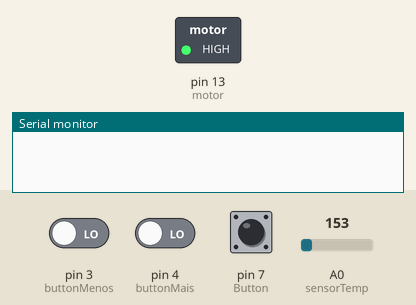
This sketch was run on a simulated Arduino Uno, built with avr-gcc and run on an emulated ATmega328P. Shown: switched loads named in the sketch (green lamp = pin HIGH), the last lines printed to the serial monitor. The test bench sets the inputs (shaded band); at power-on: pin 7 (Button) LOW, pin 3 (buttonMenos) LOW, pin 4 (buttonMais) LOW, A0 (sensorTemp) = 153.

Above: at 1.2 s.
1.3 s: pin 7 (Button) pulled HIGH for 1 s
At 3.0 s:
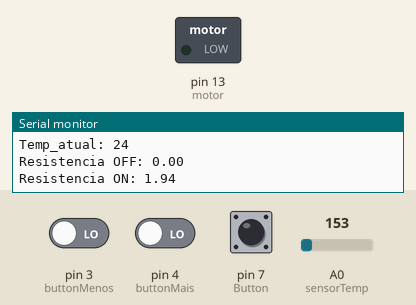
3.8 s: pin 7 (Button) pulled HIGH for 3.2 s
At 5.21 s:
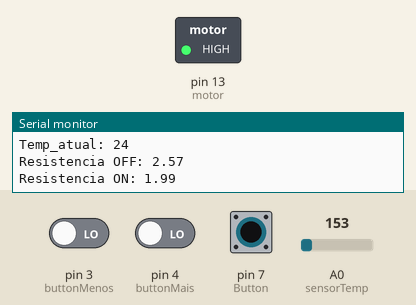
8.5 s: pin 7 (Button) pulled HIGH for 0.15 s
At 10.0 s:
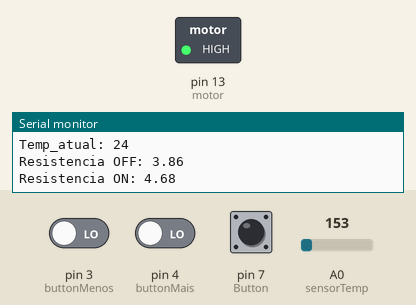
10.6 s: pin 3 (buttonMenos) driven HIGH and pin 4 (buttonMais) driven HIGH
At 11.7 s:
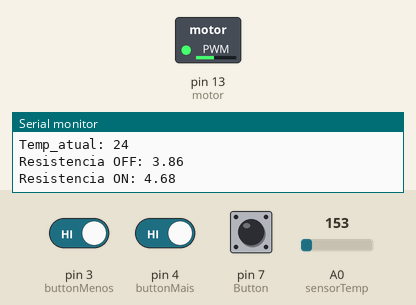
12.2 s: pin 3 (buttonMenos) driven LOW
At 13.3 s:
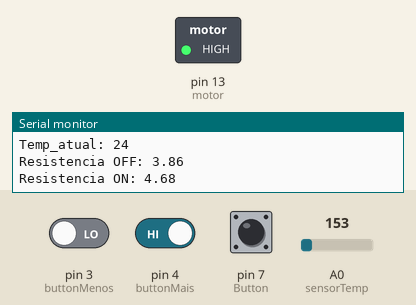
Timing chart, 0 to 14.7 s (numbered marks = the images above; inputs shaded):
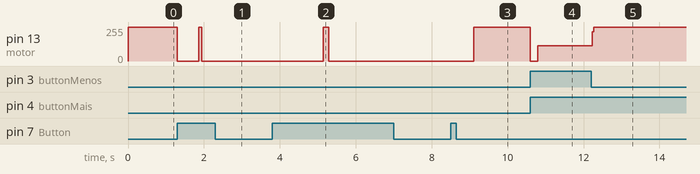

Measured:
- after the input at 1.3 s, pin 13 (motor): 255/255 → 0/255 at once, → 255/255 0.57 s later, → 0/255 0.07 s later
- after the input at 3.8 s, pin 13 (motor): 0/255 → 255/255 after 1.3 s, → 0/255 0.15 s later
- after the input at 8.5 s, pin 13 (motor): 0/255 → 255/255 after 0.61 s
- after the input at 10.6 s, pin 13 (motor): 255/255 → 0/255 at once, → 113/255 0.19 s later
- after the input at 12.2 s, pin 13 (motor): 113/255 → 255/255 at once

The sketch:

arduino-temp-control.ino
```cpp
#define Button 7
#define motor 13
#define sensorTemp 0
#define buttonMais 4
#define buttonMenos 3
#define sensorTemp A0

//////// GENERAL

int buttonState = 0;
int lastButtonState = 0;
int buttonPushCounter = 1;

float temperatura = 24;
float temp_atual = 0;
float temp_anterior = 0;

//////// TEMPO RESISTENCIA TOTAL

unsigned long startTime = 0;
unsigned long endTime = 0;
unsigned long tempoTotal = 0;
unsigned long Time = 0;

///////// BUTTON -
int buttonStateMenos = 0;

int buttonStatePrevious = LOW;                      // previousstate of the switch
unsigned long minButtonLongPressDuration = 1000;    // Time we wait before we see the press as a long press
unsigned long buttonLongPressMillis;                // Time in ms when we the button was pressed
bool buttonStateLongPress = false;                  // True if it is a long press
const int intervalButton = 100;                      // Time between two readings of the button state
unsigned long previousButtonMillis;                 // Timestamp of the latest reading
unsigned long buttonPressDuration;
unsigned long currentMillis;

///////// BUTTON +
int buttonStateMais = 0;

static const int buttonPin = 7;                         // switch pin
int buttonMaisStatePrevious = LOW;                      // previousstate of the switch
unsigned long minButtonMaisLongPressDuration = 1000;    // Time we wait before we see the press as a long press
unsigned long buttonMaisLongPressMillis;                // Time in ms when we the button was pressed
bool buttonMaisStateLongPress = false;                  // True if it is a long press
unsigned long previousMaisButtonMillis;                 // Timestamp of the latest reading
unsigned long buttonMaisPressDuration;  				//

///////// ESTADO RESISTENCIA

int motorState = 0;
int lastMotorState = 0;

//////////

unsigned long tempoInicio = 0;
char char_pressed;


void setup()
{
  Serial.begin(9600);
  pinMode(Button,INPUT);
  pinMode(motor,OUTPUT);
  pinMode(buttonMais,INPUT);
  pinMode(buttonMenos,INPUT);
}

void loop()
{

  if (Serial.available() > 0)
    {
        char_pressed = Serial.read();
        if (char_pressed == 'a')
            Serial.println(temperatura);
    }

 tempoInicio = millis();

 buttonState = digitalRead(Button);

   if (buttonState != lastButtonState) {
    liga_resistencia(false);
    if (buttonState == HIGH) {
      if(buttonPushCounter == 4){
      	buttonPushCounter = 1;
      }else{
      	buttonPushCounter++;
      }
        if(buttonPushCounter == 1){
			//Modo de Funcionamento 1
          	//Serial.println("Modo de Funcionamento 1");
			mensagem(1);
        }
        if(buttonPushCounter == 2){
			//Modo de Funcionamento 2
            //Serial.println("Modo de Funcionamento 2");
			mensagem(2);
        }
        if(buttonPushCounter == 3){
			//Modo de Funcionamento 3
            //Serial.println("Modo de Funcionamento 3");
			mensagem(3);
        }
        if(buttonPushCounter == 4){
			//Modo de Funcionamento 4
            //Serial.println("Modo de Funcionamento 4");
			mensagem(4);
        }

  	}
    delay(500);
   }


  switch(buttonPushCounter){
  	case 1:
        liga_resistencia(true);
  		trinta_segundos();
        break;
  	case 2:
        temp_atual = get_temperatura();
        if(temp_atual <= temperatura){
          liga_resistencia(true);
        }else{
          liga_resistencia(false);
        }
        // Se houver alteração de temp mostrar serial
        if(temp_atual != temp_anterior){
          mensagem(2);
        }
        temp_anterior = temp_atual;
    	break;
  	case 3:
    	trinta_segundos();
    	break;
  	case 4:
        liga_resistencia(false);

        buttonStateMais = digitalRead(buttonMais);
        buttonStateMenos = digitalRead(buttonMenos);

       	button_menos();
    	delay(200);
  		button_mais();

    	if(buttonStateMenos == HIGH && buttonStateLongPress){
            temperatura = temperatura - 0.10;
            mensagem(4);
      	}
        if(buttonStateMais == HIGH && buttonMaisStateLongPress){
            temperatura = temperatura + 0.10;
            mensagem(4);
      	}

    	break;
	default:
    	break;
  }


    motorState = digitalRead(motor);
    if (motorState != lastMotorState) {
      delay(100);
    if (motorState == HIGH) {
        //Serial.println("MOTOR HIGH");
      	startTime = millis();
    }
    if (motorState == LOW){
      	//Serial.println("MOTOR LOW");
        endTime = millis();
        Time = endTime - startTime;
        tempoTotal = tempoTotal + Time;
    }
    delay(50);
  }
  lastMotorState = motorState;
}


int get_temperatura(){
   int reading = analogRead(sensorTemp);
   float voltage = reading * 5.0;
   voltage /= 1024.0;
   float temperatureC = (voltage - 0.5) * 100 ;
   return temperatureC;
}

int liga_resistencia(bool modo){
  if(modo == true){
  	digitalWrite(motor,HIGH);
  }
  if(modo == false){
  	digitalWrite(motor,LOW);
  }

}

int mensagem(int modo){
	Serial.println("-------------------------");
	Serial.print("Modo de Funcionamento: ");Serial.println(modo);
  	Serial.print("Temp_ref: "); Serial.println(temperatura);
    Serial.print("Temp_atual: "); Serial.println(get_temperatura());
	Serial.print("Resistencia OFF: "); Serial.println((tempoTotal)/1000.0,2);
	Serial.print("Resistencia ON: "); Serial.println((tempoInicio-tempoTotal)/1000.0,2);
}

void trinta_segundos(){
  		buttonState = digitalRead(Button);
	    buttonStateMais = digitalRead(buttonMais);
        buttonStateMenos = digitalRead(buttonMenos);

       if(buttonStateMais == HIGH){
            do{
              liga_resistencia(true);
            }while(!digitalRead(Button) && !digitalRead(buttonMenos));
       }
       if(buttonStateMenos == HIGH){
            do{
              liga_resistencia(false);
            }while(!digitalRead(Button) && !digitalRead(buttonMais));
       }
}

void button_menos(){

  currentMillis = millis();

  if(currentMillis - previousButtonMillis > intervalButton) {
    int buttonState = digitalRead(buttonMenos);
    if (buttonState == HIGH && buttonStatePrevious == LOW && !buttonStateLongPress) {
      buttonLongPressMillis = currentMillis;
      buttonStatePrevious = HIGH;
      //Serial.println("Button pressed");
    }
    buttonPressDuration = currentMillis - buttonLongPressMillis;
    if (buttonState == HIGH && !buttonStateLongPress && buttonPressDuration >= minButtonLongPressDuration) {
      buttonStateLongPress = true;
      //Serial.println("Button long pressed");
    }
    if (buttonState == LOW && buttonStatePrevious == HIGH) {
      buttonStatePrevious = LOW;
      buttonStateLongPress = false;
      //Serial.println("Button released");
          temperatura = temperatura - 0.10;
          mensagem(4);
    }
    previousButtonMillis = currentMillis;

  }
}

void button_mais(){

  currentMillis = millis();

  if(currentMillis - previousMaisButtonMillis > intervalButton) {
    int buttonMaisState = digitalRead(buttonMais);
    if (buttonMaisState == HIGH && buttonMaisStatePrevious == LOW && !buttonMaisStateLongPress) {
      buttonLongPressMillis = currentMillis;
      buttonMaisStatePrevious = HIGH;
      //Serial.println("Button pressed");
    }
    buttonMaisPressDuration = currentMillis - buttonLongPressMillis;
    if (buttonMaisState == HIGH && !buttonMaisStateLongPress && buttonPressDuration >= minButtonLongPressDuration) {
      buttonMaisStateLongPress = true;
      //Serial.println("Button long pressed");
    }
    if (buttonMaisState == LOW && buttonMaisStatePrevious == HIGH) {
      buttonMaisStatePrevious = LOW;
      buttonMaisStateLongPress = false;
      //Serial.println("Button released");
          temperatura = temperatura + 0.10;
          mensagem(4);
    }
    previousMaisButtonMillis = currentMillis;

  }
}
```
